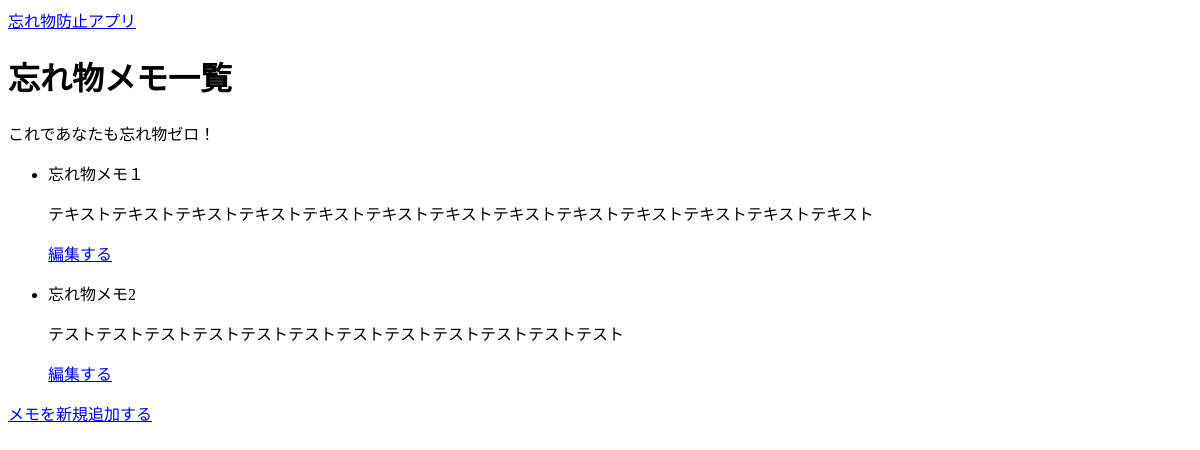
Page /memos/ on the earlier database version.
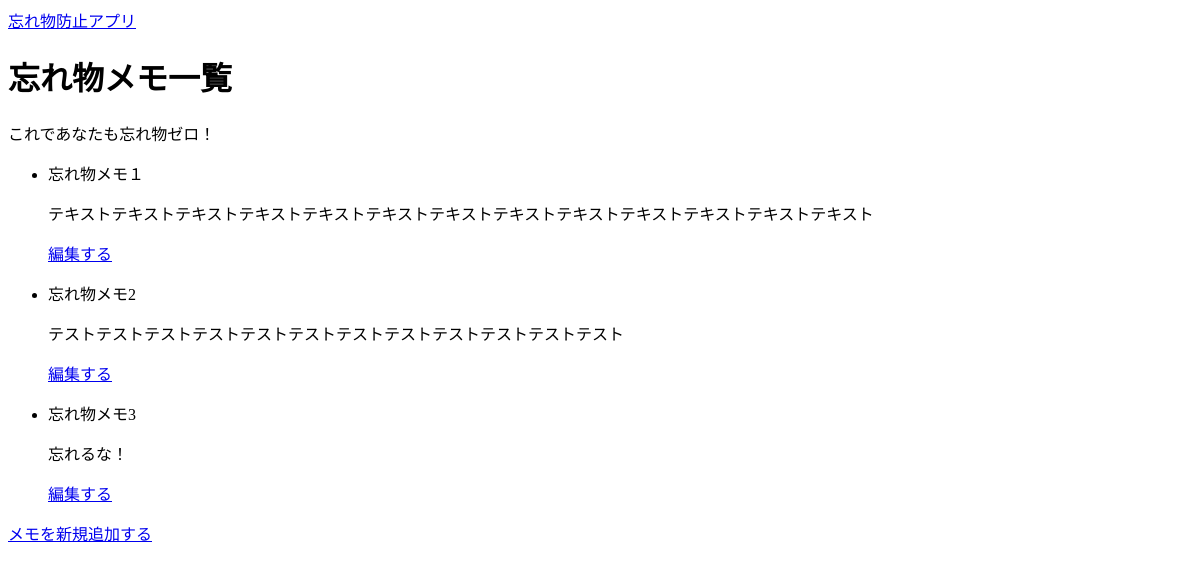
Same page on the later database version.
### forget_me_not_app/models.py (models this page shows, shortened)
class Memo(models.Model):
    title = models.CharField(max_length=20)
    text = models.TextField()
    reminder_time = models.DateTimeField()
    created_at = models.DateTimeField(auto_now_add=True)
    updated_at = models.DateTimeField(auto_now=True)
    categories = models.ManyToManyField(Category)

### forget_me_not_app/views.py (the view)
# urls.py: path("memos/", views.memos, name="memos"),
def memos(request):
    memos = Memo.objects.order_by("created_at")
    context = {"memos": memos}
    return render(request, "forget_me_not_app/memos.html", context)

### forget_me_not_app/templates/forget_me_not_app/memos.html
{% extends "forget_me_not_app/base.html" %}
{% block content %}
<h1>忘れ物メモ一覧</h1>
<p>これであなたも忘れ物ゼロ！</p>
<ul>
    {% for memo in memos %}
        <li>{{memo.title}}</li>
        <p>{{memo.text}}</p>
        <p><a href="{% url "forget_me_not_app:edit_memo" memo.id %}">編集する</a></p>
    {% empty %}
        <li>忘れ物はゼロです！</li>
    {% endfor %}
</ul>
<a href="{% url "forget_me_not_app:new_memo"%}">メモを新規追加する</a>
{% endblock content %}

### forget_me_not_app/templates/forget_me_not_app/base.html
<p>
    <a href="{% url "forget_me_not_app:index" %}">忘れ物防止アプリ</a>
</p>
{% block content %}
{% endblock content %}

Differences in the rows shown:
added Memo: title "忘れ物メモ3", text "忘れるな！"
